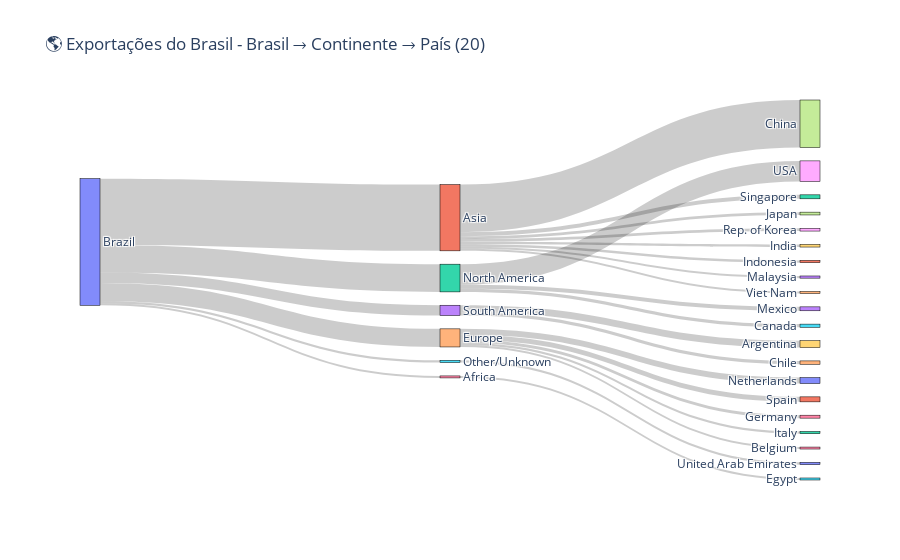

Notebook source saved alongside this figure:
### Markdown cell above
#### 2. Adicionando mais um nó ao grafico, permitindo informação de quantidade exportada por continente e por pais

### Code cell
# Filtrar Brasil exportações
brazilExp = df[(df['reporterISO'] == 'BRA') &
               (df['flowCode'] == 'X') &
               (df['partnerISO'] != 'W00')]

# Top n países por valor (agrupando também por continente)

n = 20
top_partners = brazilExp.groupby(["partnerDesc", "partner continent"])["primaryValue"].sum().nlargest(20).reset_index()

# Labels
labels = ["Brazil"]
continents = top_partners["partner continent"].unique().tolist()
labels.extend(continents)
labels.extend(top_partners["partnerDesc"].tolist())

# Índices para lookup
label_index = {label: i for i, label in enumerate(labels)}

# Links Brasil → Continente
links_source = []
links_target = []
links_value = []

for cont in continents:
    value = top_partners[top_partners["partner continent"] == cont]["primaryValue"].sum()
    links_source.append(label_index["Brazil"])
    links_target.append(label_index[cont])
    links_value.append(value)

# Links Continente → País
for _, row in top_partners.iterrows():
    links_source.append(label_index[row["partner continent"]])
    links_target.append(label_index[row["partnerDesc"]])
    links_value.append(row["primaryValue"])

# Sankey
fig = go.Figure(data=[go.Sankey(
    node=dict(
        pad=20,
        thickness=20,
        line=dict(color="black", width=0.5),
        label=labels
    ),
    link=dict(
        source=links_source,
        target=links_target,
        value=links_value
    )
)])

fig.update_layout(title_text="🌎 Exportações do Brasil - Brasil → Continente → País (20)", font_size=12)
fig.show()

### Figure 1 — Plotly figure (JSON) as saved in the notebook; plotly's stock layout.template omitted (floating-point values rounded to 4 significant figures)
{"data": [{"link": {"source": [0, 0, 0, 0, 0, 0, 1, 2, 3, 4, 4, 1, 2, 3, 2, 4, 1, 1, 1, 5, 1, 4, 1, 1, 6, 4], "target": [1, 2, 3, 4, 5, 6, 7, 8, 9, 10, 11, 12, 13, 14, 15, 16, 17, 18, 19, 20, 21, 22, 23, 24, 25, 26], "value": [131513817769, 55035315299, 20436279954, 35935197276, 4543655263, 3996647676, 94411140802, 40916672535, 13778181666, 11764043341, 9936770335, 7902426238, 7801789195, 6658098288, 6316853569, 5852295628, 5577998685, 5508091295, 5260909480, 4543655263, 4487454436, 4466598272, 4318735523, 4047061310, 3996647676, 3915489700]}, "node": {"label": ["Brazil", "Asia", "North America", "South America", "Europe", "Other/Unknown", "Africa", "China", "USA", "Argentina", "Netherlands", "Spain", "Singapore", "Mexico", "Chile", "Canada", "Germany", "Japan", "Rep. of Korea", "India", "United Arab Emirates", "Indonesia", "Italy", "Malaysia", "Viet Nam", "Egypt", "Belgium"], "line": {"color": "black", "width": 0.5}, "pad": 20, "thickness": 20}, "type": "sankey"}], "layout": {"font": {"size": 12}, "title": {"text": "🌎 Exportações do Brasil - Brasil → Continente → País (20)"}}}
